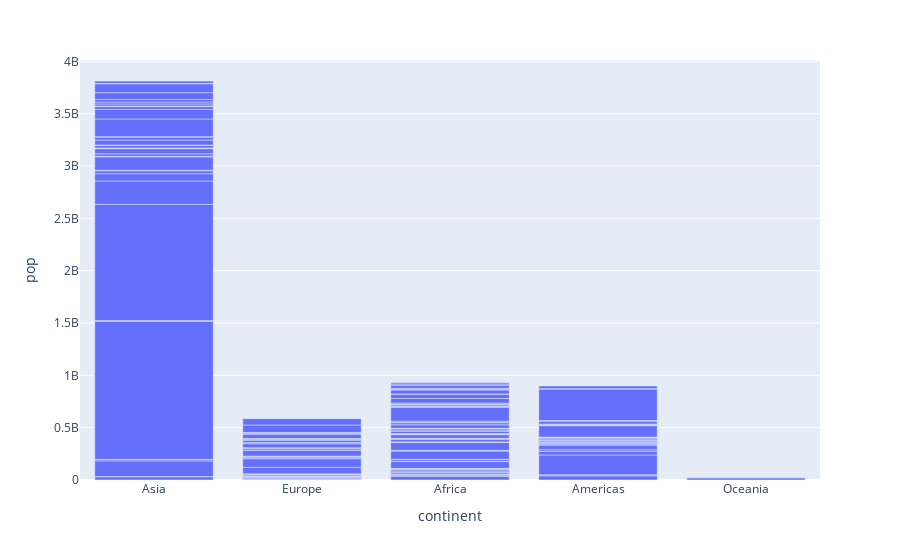

Notebook code cell kept with this figure:
### Markdown cell above
# Barchart

### Code cell
px.bar(data_frame=countries_07,x='continent',y='pop')

### Figure 1 — Plotly figure (JSON) as saved in the notebook; plotly's stock layout.template omitted (floating-point values rounded to 4 significant figures; data arrays with more than 128 entries replaced by an {"elided": "..."} marker saying what was removed)
{"data": [{"alignmentgroup": "True", "hovertemplate": "continent=%{x}<br>pop=%{y}<extra></extra>", "legendgroup": "", "marker": {"color": "#636efa", "pattern": {"shape": ""}}, "name": "", "offsetgroup": "", "orientation": "v", "showlegend": false, "textposition": "auto", "type": "bar", "x": {"elided": "142 str values"}, "xaxis": "x", "y": {"elided": "142 int values"}, "yaxis": "y"}], "layout": {"autosize": true, "barmode": "relative", "legend": {"tracegroupgap": 0}, "margin": {"t": 60}, "xaxis": {"anchor": "y", "autorange": true, "domain": [0, 1], "range": [-0.5, 4.5], "title": {"text": "continent"}, "type": "category"}, "yaxis": {"anchor": "x", "autorange": true, "domain": [0, 1], "range": [0, 4013000000.0], "title": {"text": "pop"}, "type": "linear"}}}
